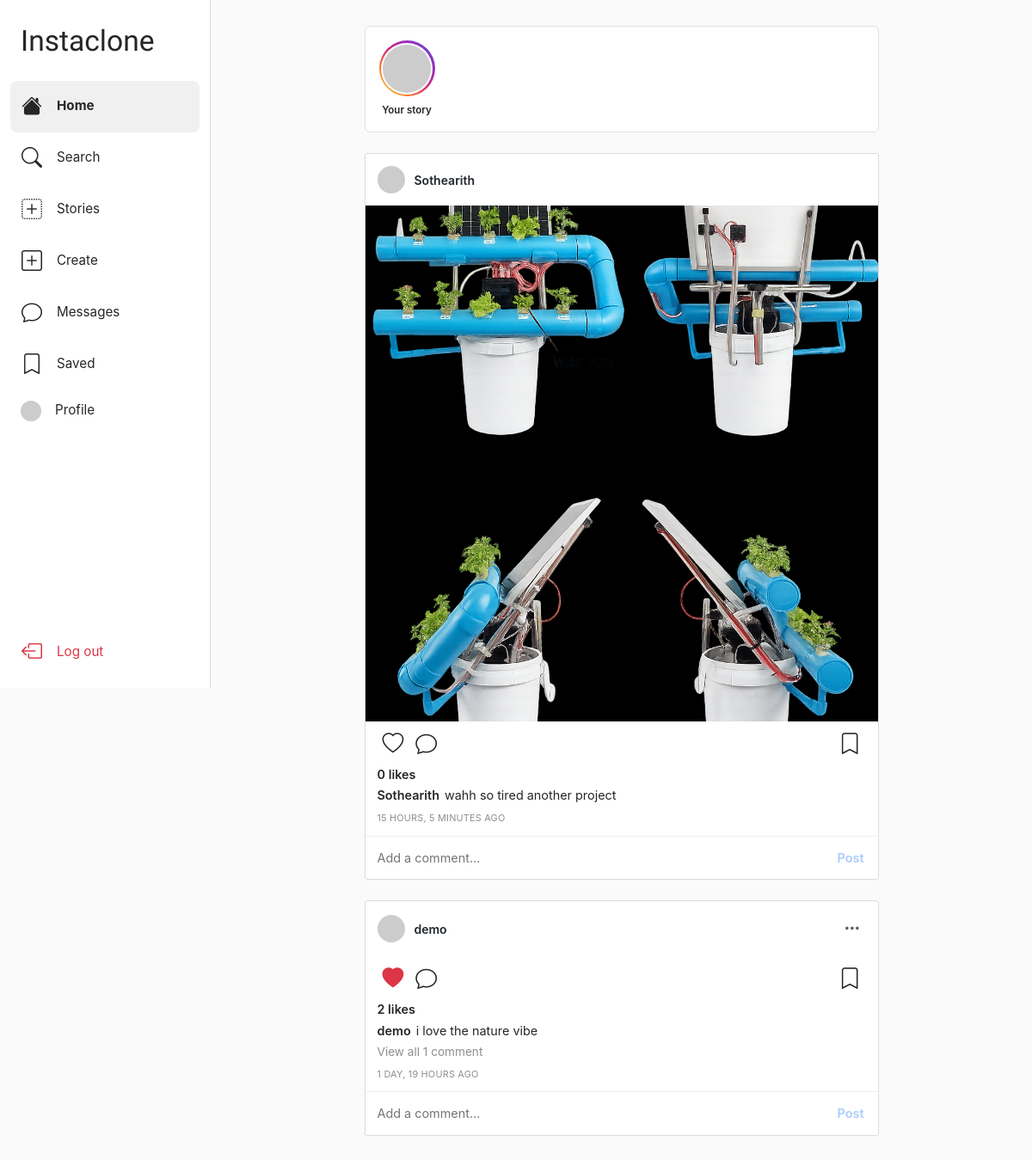
The app's page / (signed in) with its own data.
### posts/models.py (models this page shows, shortened)
class Post(models.Model):
    author = models.ForeignKey(User, on_delete=models.CASCADE, related_name='posts')
    caption = models.TextField(blank=True, max_length=2200)
    created_at = models.DateTimeField(auto_now_add=True)
    updated_at = models.DateTimeField(auto_now=True)
    class Meta:
        ordering = ['-created_at']
    @property
    def like_count(self):
        return self.likes.count()

class PostMedia(models.Model):
    MEDIA_TYPES = [('image', 'Image'), ('video', 'Video')]
    post = models.ForeignKey(Post, on_delete=models.CASCADE, related_name='media')
    file = models.FileField(upload_to='posts/')
    media_type = models.CharField(max_length=10, choices=MEDIA_TYPES, default='image')
    order = models.PositiveIntegerField(default=0)
    class Meta:
        ordering = ['order']

### users/models.py (models this page shows, shortened)
class User(AbstractUser):
    bio = models.TextField(blank=True, max_length=500)
    profile_picture = models.ImageField(
        upload_to='profile_pics/',
        blank=True,
        null=True,
    )
    website = models.URLField(blank=True)
    is_private = models.BooleanField(default=False)
    def get_profile_picture_url(self):
        if self.profile_picture:
            return self.profile_picture.url
        initials = self.username[:2].upper()
        colors = ['4f5bd5', 'd62976', 'fa7e1e', '962fbf', '0095f6', '00b894', 'e17055', '6c5ce7']
        color = colors[sum(ord(c) for c in self.username) % len(colors)]
        return f'https://ui-avatars.com/api/?name={initials}&background={color}&color=fff&size=150&bold=true&font-size=0.45'

### posts/views.py (the view)
# urls.py: path('', views.feed_view, name='feed'),
@login_required
def feed_view(request):
    following_ids = list(
        Follow.objects.filter(follower=request.user).values_list('followed_id', flat=True)
    )
    posts = Post.objects.filter(
        author_id__in=following_ids + [request.user.id]
    ).select_related('author').prefetch_related('media', 'likes', 'comments')
    since = timezone.now() - timedelta(hours=24)
    story_users = User.objects.filter(
        id__in=following_ids,
        stories__created_at__gte=since
    ).distinct()
    has_own_story = Story.objects.filter(
        author=request.user, created_at__gte=since
    ).exists()
    paginator = Paginator(posts, 10)
    page_obj = paginator.get_page(request.GET.get('page'))
    liked_ids = set(Like.objects.filter(user=request.user).values_list('post_id', flat=True))
    saved_ids = set(SavedPost.objects.filter(user=request.user).values_list('post_id', flat=True))
    context = {
        'page_obj': page_obj,
        'story_users': story_users,
        'has_own_story': has_own_story,
        'liked_ids': liked_ids,
        'saved_ids': saved_ids,
        'comment_form': CommentForm(),
    }
    return render(request, 'posts/feed.html', context)

### posts/forms.py
class CommentForm(forms.ModelForm):
    class Meta:
        model = Comment
        fields = ['text']
        widgets = {
            'text': forms.TextInput(attrs={
                'class': 'form-control rounded-pill',
                'placeholder': 'Add a comment...',
                'autocomplete': 'off',
            })
        }
        labels = {'text': ''}

### templates/posts/feed.html (shortened to what this page needs)
{% extends 'base.html' %}
{% block content %}
<div class="content-wrap">
  {% if story_users or has_own_story %}
  <div class="bg-white border rounded mb-4 p-3">
    <div class="d-flex gap-3 overflow-auto" style="scrollbar-width:none;">
      <div class="text-center flex-shrink-0">
        {% if has_own_story %}
        <a href="{% url 'stories:view' username=user.username %}" class="story-ring d-inline-block">
          <div class="story-ring-inner">
            <img src="{{ user.get_profile_picture_url }}" class="story-avatar" alt="">
          </div>
        </a>
        {% endif %}
        <div class="story-label fw-semibold">Your story</div>
      </div>
    </div>
  </div>
  {% endif %}
  {% for post in page_obj %}
  <div class="post-card" id="post-{{ post.id }}">
    <div class="post-header">
      <a href="{% url 'users:profile' username=post.author.username %}">
        <img src="{{ post.author.get_profile_picture_url }}" class="post-avatar" alt="">
      </a>
      <div class="flex-grow-1">
        <a href="{% url 'users:profile' username=post.author.username %}" class="fw-semibold text-dark text-decoration-none small">
          {{ post.author.username }}
        </a>
      </div>
      {% if post.author == user %}
      <form method="post" action="{% url 'posts:delete_post' post_id=post.id %}" class="d-inline">
        <button class="btn-icon text-muted" style="font-size:1.2rem;" onclick="return confirm('Delete post?')">
          <i class="bi bi-three-dots"></i>
        </button>
      </form>
      {% endif %}
    </div>
    {% with post.media.all as media_list %}
    {% if media_list|length > 1 %}
    <div id="carousel-{{ post.id }}" class="carousel slide post-media" data-bs-ride="false">
      <div class="carousel-inner">
        {% for m in media_list %}
        <div class="carousel-item {% if forloop.first %}active{% endif %}">
          {% if m.media_type == 'video' %}
          <video src="{{ m.file.url }}" controls></video>
          {% else %}
          <img src="{{ m.file.url }}" alt="">
          {% endif %}
        </div>
        {% endfor %}
      </div>
      <button class="carousel-control-prev" type="button" data-bs-target="#carousel-{{ post.id }}" data-bs-slide="prev">
        <span class="carousel-control-prev-icon"></span>
      </button>
      <button class="carousel-control-next" type="button" data-bs-target="#carousel-{{ post.id }}" data-bs-slide="next">
        <span class="carousel-control-next-icon"></span>
      </button>
    </div>
    {% elif media_list %}
    <div class="post-media">
      {% with media_list.0 as m %}
      {% if m.media_type == 'video' %}
      <video src="{{ m.file.url }}" controls></video>
      {% else %}
      <img src="{{ m.file.url }}" alt="" loading="lazy">
      {% endif %}
      {% endwith %}
    </div>
    {% endif %}
    {% endwith %}
    <div class="post-actions">
      <button class="btn-icon {% if post.id in liked_ids %}active{% endif %}"
              id="like-btn-{{ post.id }}"
              onclick="toggleAction('{% url 'posts:like_toggle' post_id=post.id %}', this, 'active', document.getElementById('like-count-{{ post.id }}'))">
        <i class="bi {% if post.id in liked_ids %}bi-heart-fill text-danger{% else %}bi-heart{% endif %}"></i>
      </button>
      <a href="{% url 'posts:post_detail' post_id=post.id %}" class="btn-icon text-dark">
        <i class="bi bi-chat"></i>
      </a>
      <div class="ms-auto">
        <button class="btn-icon {% if post.id in saved_ids %}active{% endif %}"
                id="save-btn-{{ post.id }}"
                onclick="toggleAction('{% url 'posts:save_toggle' post_id=post.id %}', this, 'active', null)">
          <i class="bi {% if post.id in saved_ids %}bi-bookmark-fill{% else %}bi-bookmark{% endif %}"></i>
        </button>
      </div>
    </div>
    <div class="post-likes" id="like-count-{{ post.id }}">{{ post.like_count }} like{{ post.like_count|pluralize }}</div>
    {% if post.caption %}
    <div class="post-caption">
      <span class="username">{{ post.author.username }}</span>{{ post.caption }}
    </div>
    {% endif %}
    {% with post.comments.count as cnt %}
    {% if cnt %}
    <a href="{% url 'posts:post_detail' post_id=post.id %}" class="view-comments">
      View all {{ cnt }} comment{{ cnt|pluralize }}
    </a>
    {% endif %}
    {% endwith %}
    <div class="post-time">{{ post.created_at|timesince }} ago</div>
    <div class="comment-box">
      <form class="d-flex gap-2 w-100 quick-comment-form" data-post-id="{{ post.id }}">
        <input type="text" placeholder="Add a comment..." class="comment-input" autocomplete="off">
        <button type="submit" class="text-primary fw-semibold border-0 bg-transparent">Post</button>
      </form>
    </div>
  </div>
  {% endfor %}
</div>
{% endblock %}

### templates/base.html (style rules this page uses)
:root { --ig-gradient: linear-gradient(45deg, #f9ce34, #ee2a7b, #6228d7); --ig-gradient-diag: linear-gradient(45deg, #feda75 0%, #fa7e1e 25%, #d62976 50%, #962fbf 75%, #4f5bd5 100%); --ig-blue: #0095f6; --ig-text: #262626; --ig-muted: #8e8e8e; --ig-border: #dbdbdb; --sidebar-w: 245px; --sidebar-w-collapsed: 72px; }
* { box-sizing: border-box; }
body { background: #fafafa; color: var(--ig-text); font-family: -apple-system, BlinkMacSystemFont, 'Segoe UI', Roboto, Helvetica, Arial, sans-serif; }
a { text-decoration: none; }
.content-wrap { max-width: 630px; margin: 0 auto; padding: 30px 16px 80px; width: 100%; }
.story-ring { border-radius: 50%; padding: 2.5px; background: var(--ig-gradient-diag); display: inline-flex; align-items: center; justify-content: center; }
.story-ring-inner { background: #fff; border-radius: 50%; padding: 2px; display: flex; }
.story-avatar { width: 56px; height: 56px; border-radius: 50%; object-fit: cover; display: block; background: #fafafa; }
.story-label { font-size: .72rem; max-width: 66px; text-align: center; white-space: nowrap; overflow: hidden; text-overflow: ellipsis; margin-top: 6px; color: var(--ig-text); }
.post-card { background: #fff; border: 1px solid var(--ig-border); border-radius: 3px; margin-bottom: 24px; }
.post-header { display: flex; align-items: center; gap: 11px; padding: 14px; }
.post-avatar { width: 32px; height: 32px; border-radius: 50%; object-fit: cover; }
.post-media { position: relative; background: #000; }
.post-media img, .post-media video { width: 100%; max-height: 600px; object-fit: cover; display: block; }
.post-actions { padding: 6px 14px 0; display: flex; align-items: center; gap: 2px; }
.btn-icon { background: none; border: none; padding: 8px 6px; font-size: 1.55rem; cursor: pointer; color: var(--ig-text); line-height: 1; transition: transform .08s; }
.btn-icon.active i.bi-heart-fill { color: #ed4956; }
.post-likes { font-weight: 600; font-size: .9rem; padding: 4px 14px 2px; }
.post-caption { padding: 2px 14px 4px; font-size: .9rem; line-height: 1.4; }
.post-caption .username { font-weight: 600; margin-right: 6px; }
.view-comments { padding: 0 14px 4px; font-size: .85rem; color: var(--ig-muted); cursor: pointer; text-decoration: none; display: block; }
.post-time { padding: 4px 14px 12px; font-size: .68rem; color: var(--ig-muted); text-transform: uppercase; letter-spacing: .2px; }
.comment-box { border-top: 1px solid #efefef; padding: 4px 10px; display: flex; gap: 8px; align-items: center; }
.comment-box input { flex: 1; border: none; outline: none; font-size: .9rem; background: transparent; padding: 10px 4px; }
.comment-box button { background: none; border: none; color: var(--ig-blue); font-weight: 600; font-size: .9rem; cursor: pointer; opacity: .35; }

### records on screen
Post: author.username "Sothearith", file (picture), like_count "0", caption "wahh so tired another project", created_at "15 HOURS, 5 MINUTES"
Post: author.username "demo", like_count "2", caption "i love the nature vibe", comments.count "1", created_at "1 DAY, 19 HOURS"
